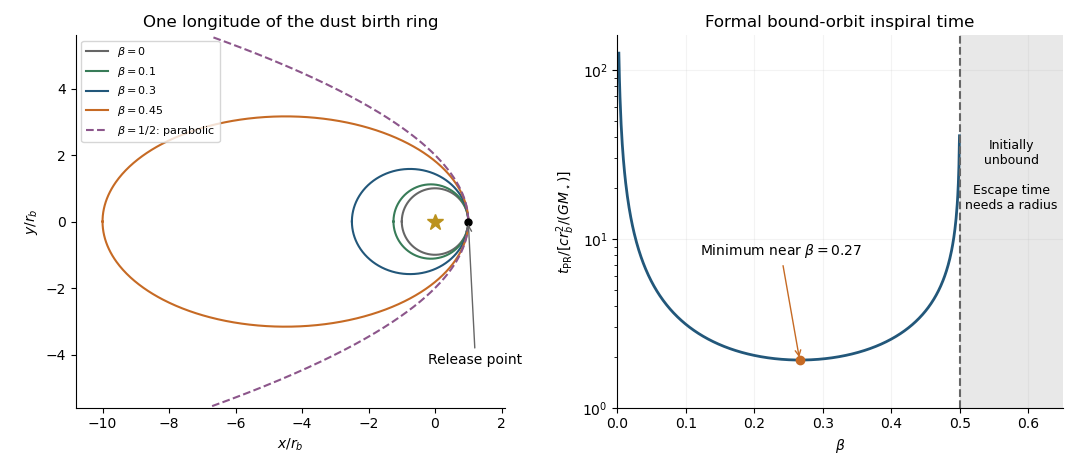

Here is the Python script that generated this plot:
#!/usr/bin/env python3
"""Original planetary-dynamics figure; outputs its same-basename PNG to CWD.
Tested Python 3.14.4, NumPy 2.3.5, Matplotlib 3.10.7+dfsg1.
Dependencies match the repository pyproject; no external visual assets.
"""
from pathlib import Path
import numpy as np
import matplotlib
matplotlib.use('Agg')
import matplotlib.pyplot as plt
from matplotlib.patches import Circle, Arc
plt.rcParams.update({'font.size':10,'axes.spines.top':False,'axes.spines.right':False})
blue='#22577a'; orange='#c66a24'; green='#387c58'; gray='#666666'
def finish(fig):
    fig.savefig(Path.cwd()/Path(__file__).with_suffix('.png').name,dpi=100,facecolor='white',transparent=False)
    plt.close(fig)

fig,axes=plt.subplots(1,2,figsize=(10.8,4.7),dpi=100)
ax=axes[0];f=np.linspace(-np.pi,np.pi,1800)
for beta,color in [(0,gray),(.1,green),(.3,blue),(.45,orange)]:
    e=beta/(1-beta);p=1/(1-beta);r=p/(1+e*np.cos(f))
    ax.plot(r*np.cos(f),r*np.sin(f),color=color,label=fr'$\beta={beta:g}$')
f=np.linspace(-2.45,2.45,1000);r=2/(1+np.cos(f))
ax.plot(r*np.cos(f),r*np.sin(f),'--',color='#8c568b',label=r'$\beta=1/2$: parabolic')
ax.plot(0,0,'*',ms=12,color='#bb921d');ax.plot(1,0,'o',ms=5,color='black')
ax.annotate('Release point',(1,0),(-.2,-4.3),arrowprops={'arrowstyle':'->','color':gray})
ax.set(xlim=(-10.8,2.1),ylim=(-5.6,5.6),xlabel=r'$x/r_b$',ylabel=r'$y/r_b$',title='One longitude of the dust birth ring');ax.set_aspect('equal')
ax.legend(loc='upper left',fontsize=8)
# u = e/sqrt(1-e^2) removes the upper-end singularity of the lifetime integral.
nodes,weights=np.polynomial.legendre.leggauss(300)
beta=np.linspace(.002,.4993,600);e0=beta/(1-beta);upper=e0/np.sqrt(1-e0*e0)
u=upper[:,None]*(nodes[None,:]+1)/2
J=upper/2*((u/np.sqrt(1+u*u))**.6 @ weights)
t=(2/5)*beta**(-2.6)*(1-beta)**(-.4)*J
ax=axes[1];ax.semilogy(beta,t,color=blue,lw=2)
i=np.argmin(t);ax.plot(beta[i],t[i],'o',color=orange)
ax.annotate(fr'Minimum near $\beta={beta[i]:.2f}$',(beta[i],t[i]),(.12,8),arrowprops={'arrowstyle':'->','color':orange})
ax.axvline(.5,color=gray,ls='--');ax.axvspan(.5,.65,color='#e8e8e8')
ax.text(.575,15,'Initially\nunbound\n\nEscape time\nneeds a radius',ha='center',fontsize=9)
ax.set(xlim=(0,.65),ylim=(1,160),xlabel=r'$\beta$',ylabel=r'$t_{\rm PR}/[c r_b^2/(G M_\star)]$',title='Formal bound-orbit inspiral time')
ax.grid(alpha=.15);fig.tight_layout();finish(fig)
